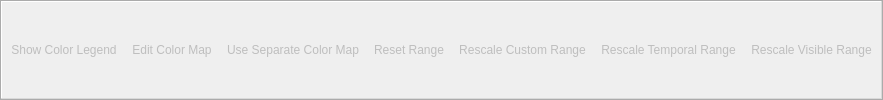
<?xml version="1.0" encoding="UTF-8"?>
<ui version="4.0">
 <class>pqColorToolbar</class>
  <widget class="QToolBar" name="variableToolbar" >
   <property name="windowTitle" >
    <string>Active Variable Controls</string>
   </property>
   <property name="orientation" >
    <enum>Qt::Horizontal</enum>
   </property>
   <attribute name="toolBarArea" >
    <enum>TopToolBarArea</enum>
   </attribute>
   <attribute name="toolBarBreak" >
    <bool>false</bool>
   </attribute>
   <action name="actionScalarBarVisibility" >
    <property name="checkable" >
     <bool>true</bool>
    </property>
    <property name="enabled" >
     <bool>false</bool>
    </property>
    <property name="icon" >
     <iconset resource="../../../Components/Resources/pqComponents.qrc" >:/pqWidgets/Icons/pqScalarBar24.png</iconset>
    </property>
    <property name="text" >
     <string>Show Color Legend</string>
    </property>
    <property name="toolTip" >
     <string>Toggle Color Legend Visibility</string>
    </property>
    <property name="statusTip" >
     <string>Toggle Color Legend Visibility</string>
    </property>
   </action>
   <action name="actionEditColorMap" >
    <property name="enabled" >
     <bool>false</bool>
    </property>
    <property name="icon" >
     <iconset resource="../../../Components/Resources/pqComponents.qrc" >:/pqWidgets/Icons/pqEditColor24.png</iconset>
    </property>
    <property name="text" >
     <string>Edit Color Map</string>
    </property>
    <property name="statusTip" >
     <string>Edit Color Map</string>
    </property>
   </action>
   <action name="actionUseSeparateColorMap" >
    <property name="enabled" >
     <bool>false</bool>
    </property>
    <property name="icon" >
     <iconset resource="../../../Components/Resources/pqComponents.qrc" >:/pqWidgets/Icons/pqSeparateColorMap24.png</iconset>
    </property>
    <property name="text" >
     <string>Use Separate Color Map</string>
    </property>
    <property name="statusTip" >
     <string>Use Separate Color Map</string>
    </property>
   </action>
   <action name="actionResetRange" >
    <property name="enabled" >
     <bool>false</bool>
    </property>
    <property name="icon" >
     <iconset resource="../../../Components/Resources/pqComponents.qrc" >:/pqWidgets/Icons/pqResetRange24.png</iconset>
    </property>
    <property name="text" >
     <string>Reset Range</string>
    </property>
    <property name="toolTip" >
     <string>Rescale to Data Range</string>
    </property>
    <property name="statusTip" >
     <string>Rescale to Data Range</string>
    </property>
   </action>
   <action name="actionRescaleCustomRange" >
    <property name="enabled" >
     <bool>false</bool>
    </property>
    <property name="icon" >
     <iconset resource="../../../Components/Resources/pqComponents.qrc" >:/pqWidgets/Icons/pqResetRangeCustom24.png</iconset>
    </property>
    <property name="text" >
     <string>Rescale Custom Range</string>
    </property>
    <property name="toolTip" >
     <string>Rescale to Custom Data Range</string>
    </property>
    <property name="statusTip" >
     <string>Rescale to Custom Data Range</string>
    </property>
   </action>
   <action name="actionRescaleTemporalRange" >
    <property name="enabled" >
     <bool>false</bool>
    </property>
    <property name="icon">
     <iconset resource="../../../Components/Resources/pqComponents.qrc">
      <normaloff>:/pqWidgets/Icons/pqResetRangeTemporal24.png</normaloff>:/pqWidgets/Icons/pqResetRangeTemporal24.png</iconset>
    </property>
    <property name="text" >
     <string>Rescale Temporal Range</string>
    </property>
    <property name="toolTip" >
     <string>Rescale to data range over all timesteps</string>
    </property>
    <property name="statusTip" >
     <string>Rescale to data range over all timesteps</string>
    </property>
   </action>
   <action name="actionRescaleVisibleRange" >
    <property name="enabled" >
     <bool>false</bool>
    </property>
    <property name="icon" >
     <iconset resource="../../../Components/Resources/pqComponents.qrc" >:/pqWidgets/Icons/pqResetToVisibleRange32.png</iconset>
    </property>
    <property name="text" >
     <string>Rescale Visible Range</string>
    </property>
    <property name="toolTip" >
     <string>Rescale to Visible Data Range</string>
    </property>
    <property name="statusTip" >
     <string>Rescale to Visible Data Range</string>
    </property>
   </action>
   <addaction name="actionScalarBarVisibility" />
   <addaction name="actionEditColorMap" />
   <addaction name="actionUseSeparateColorMap" />
   <addaction name="actionResetRange" />
   <addaction name="actionRescaleCustomRange" />
   <addaction name="actionRescaleTemporalRange" />
   <addaction name="actionRescaleVisibleRange" />
  </widget>
 <resources>
  <include location="../../../Components/Resources/pqComponents.qrc"/>
 </resources>
 <connections/>
</ui>
